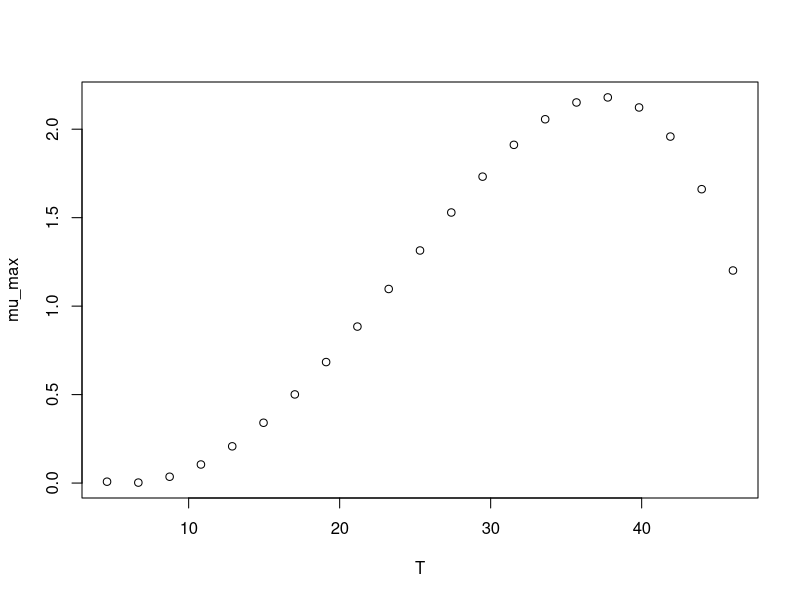

Reproduce this figure in R.
#############################
# start of Parameter script
#############################
T <- seq(4.5954045954046,46.046,length.out=21)
#############################
# end of Parameter script
#############################
############################# 
# start of Model script Gropin ID 1175 
#############################
 
# constant coefficients for this model
 
variables <- data.frame(T)
argumentsPar <- expand.grid(variables)
 
# heart of the model
response_surface <- function(T) {
   mumax <-0.0053*((T-5.90)^2)*(1-exp(0.0444*(T-49.46)))

return(mumax=mumax)
} 

# output parameters
mumax <- cbind(argumentsPar,response_surface(argumentsPar['T']))
colnames(mumax) <- c(colnames(argumentsPar),'mumax')
#############################
# End of Model script
#############################
############################# 
# start of Visualisation script Gropin ID 1175 
#############################
plot(T,mumax$mumax,
                          xlab='T',
                          ylab='mu_max')
#############################
# End of Visualisation script
#############################
